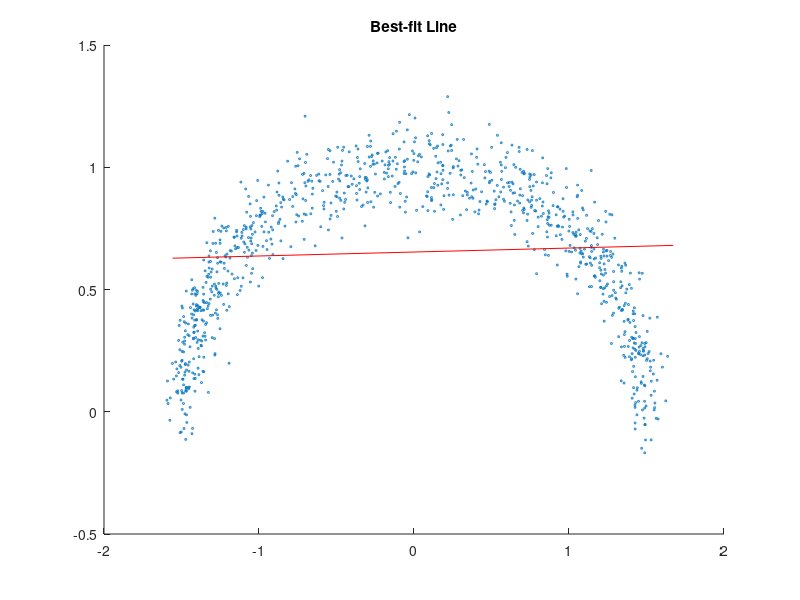

This figure's MATLAB source:
load('data/points2D_Set2.mat', 'x'); %loading the data
load('data/points2D_Set2.mat', 'y'); %loading the data
m_x = sum(x)/length(x); %mean of 'y' values
m_y = sum(y)/length(y); %mean of 'y' values
X = x - m_x;
Y = y - m_y;
v = [X.'; Y.'];
C = v*v.'/length(X); %getting the covariance matrix
[V, D] = eig(C);
[~, i] = max(sum(D, 2));
V_max = V(:, i); %getting the eigenvector corresponsing to the maximum eigenvalue
figure();
xlim = [min(X) max(X)];
m = V_max(2)/V_max(1); %slope of the line
n = m_y - m_x*m; %'y' intercept of the line
y1 = m*xlim(1) + n;
y2 = m*xlim(2) + n;
hold on
scatter(x, y, 2);
line([xlim(1) xlim(2)],[y1 y2], 'color', 'r')
title('Best-fit Line')
hold off